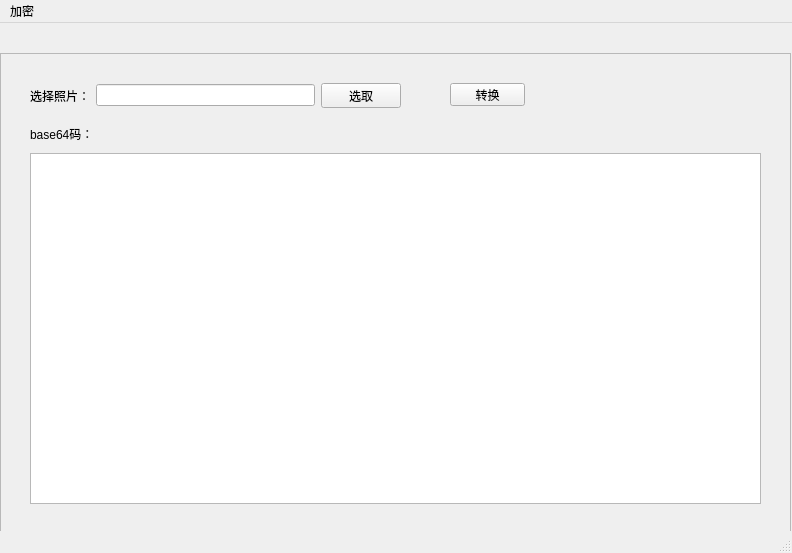
<?xml version="1.0" encoding="UTF-8"?>
<ui version="4.0">
 <class>MainWindow</class>
 <widget class="QMainWindow" name="MainWindow">
  <property name="geometry">
   <rect>
    <x>0</x>
    <y>0</y>
    <width>792</width>
    <height>553</height>
   </rect>
  </property>
  <property name="windowTitle">
   <string>MainWindow</string>
  </property>
  <widget class="QWidget" name="centralwidget">
   <widget class="QFrame" name="frame">
    <property name="geometry">
     <rect>
      <x>0</x>
      <y>30</y>
      <width>791</width>
      <height>491</height>
     </rect>
    </property>
    <property name="frameShape">
     <enum>QFrame::StyledPanel</enum>
    </property>
    <property name="frameShadow">
     <enum>QFrame::Raised</enum>
    </property>
    <widget class="QListView" name="listView">
     <property name="geometry">
      <rect>
       <x>30</x>
       <y>100</y>
       <width>731</width>
       <height>351</height>
      </rect>
     </property>
    </widget>
    <widget class="QPushButton" name="pushButton_2">
     <property name="geometry">
      <rect>
       <x>450</x>
       <y>30</y>
       <width>75</width>
       <height>23</height>
      </rect>
     </property>
     <property name="text">
      <string>转换</string>
     </property>
    </widget>
    <widget class="QLabel" name="label_2">
     <property name="geometry">
      <rect>
       <x>30</x>
       <y>70</y>
       <width>71</width>
       <height>21</height>
      </rect>
     </property>
     <property name="text">
      <string>base64码：</string>
     </property>
    </widget>
    <widget class="QWidget" name="layoutWidget">
     <property name="geometry">
      <rect>
       <x>30</x>
       <y>30</y>
       <width>371</width>
       <height>25</height>
      </rect>
     </property>
     <layout class="QHBoxLayout" name="horizontalLayout">
      <item>
       <widget class="QLabel" name="label">
        <property name="text">
         <string>选择照片：</string>
        </property>
       </widget>
      </item>
      <item>
       <widget class="QLineEdit" name="lineEdit"/>
      </item>
      <item>
       <widget class="QPushButton" name="pushButton">
        <property name="text">
         <string>选取</string>
        </property>
       </widget>
      </item>
     </layout>
    </widget>
   </widget>
  </widget>
  <widget class="QMenuBar" name="menubar">
   <property name="geometry">
    <rect>
     <x>0</x>
     <y>0</y>
     <width>792</width>
     <height>23</height>
    </rect>
   </property>
   <widget class="QMenu" name="menu">
    <property name="title">
     <string>加密</string>
    </property>
    <addaction name="actionbase64zhuanhuan"/>
   </widget>
   <addaction name="menu"/>
  </widget>
  <widget class="QStatusBar" name="statusbar"/>
  <action name="actionbase64zhuanhuan">
   <property name="text">
    <string>转base64 </string>
   </property>
  </action>
 </widget>
 <resources/>
 <connections>
  <connection>
   <sender>actionbase64zhuanhuan</sender>
   <signal>toggled(bool)</signal>
   <receiver>frame</receiver>
   <slot>setVisible(bool)</slot>
   <hints>
    <hint type="sourcelabel">
     <x>13</x>
     <y>8</y>
    </hint>
    <hint type="destinationlabel">
     <x>52</x>
     <y>63</y>
    </hint>
   </hints>
  </connection>
 </connections>
</ui>
